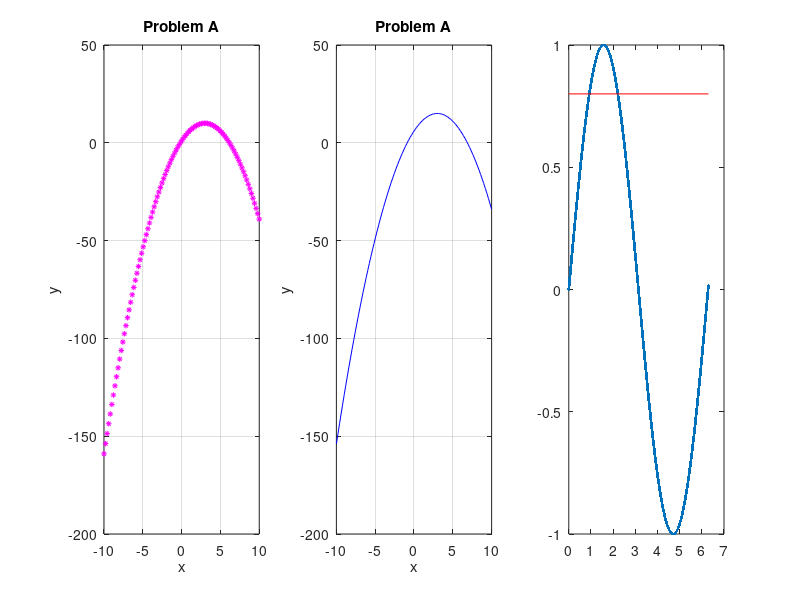

Write the MATLAB code that produced this figure. (Note: this script raises an error after producing the figure.)
%Section 1
%matrices and vectors
clc
clearvars

x=1:4:10;
x.^2;
x(end);
%y=linspace(0,10,6)
%z=[3,4,5,2]

A = [2,3,4;3,4,7;1,0,2]
A^(-1);
B=eye(3);

%whos

A(2,2)
A(3,1:2)

%% Section 2
%example
clc, clearvars, close all

x=linspace(0,5);
%y= (-(x-3).^2)+10;

%anonynomus function:
y= @(x) (-(x-3).^2)+10;
%plot(x,y)

%max(y)
%[MaxVal, I]=max(y)
%x_of_maxval=x(I)
%[MinVal, J]=min(y)
%x_of_min_val=x(J)
%>>help min
%>>doc min
whos
y(20.7)

%% Section 3
clc, clearvars, close all

x=linspace(-10,10);
y1=(-(x-3).^2)+10;
y2=(-(x-3).^2)+15;
y3=(-(x-5).^2)+10;

%figure(1)
subplot(1,3,1)
plot(x,y1, "m*", "MarkerSize",4)
xlabel('x'), ylabel('y'), title("Problem A")
grid on

%hold on
subplot(1,3,2)
plot(x,y2, "b")
xlabel('x'), ylabel('y'), title("Problem A")
grid on

%hold on
subplot(1,3,3)
plot(x,y3, "g")
xlabel('x'), ylabel('y'), title("Problem A")
grid on

%legend("y1", "y2", "y3")
%xlim([-8,2]), ylim([-100,0])

%% Section 4
%sin
clc, clearvars, close all

%parameters
max_x=6.3
x=linspace(0,max_x, 100000);
y=sin(x);
y_check=0.8;

plot(x,y, ".")
hold on
plot([0,max_x],[y_check,y_check], "r")
y_greater = y>y_check;

FinalPercent = sum(y_greater)*100/length(y)

%% Section 5
%if vs for, time measurement

clc, clearvars
A=randi(5,1,10000000);

%if
tic
num3_if=sum(A==3)

if num3_if>=0.2*length(A)
    disp('wow')
end
time_if=toc

%for

tic
num3_for=0;
for i = 1:length(A)
    if A(i)==3
        num3_for = num3_for+1;
    end
end
num3_for
if num3_for>=0.2*length(A)
    disp('wow')
end
time_for=toc

%% Section 6
%while

clc, clearvars

z=75;
reduce_z(z)

disp("loop ended!")

